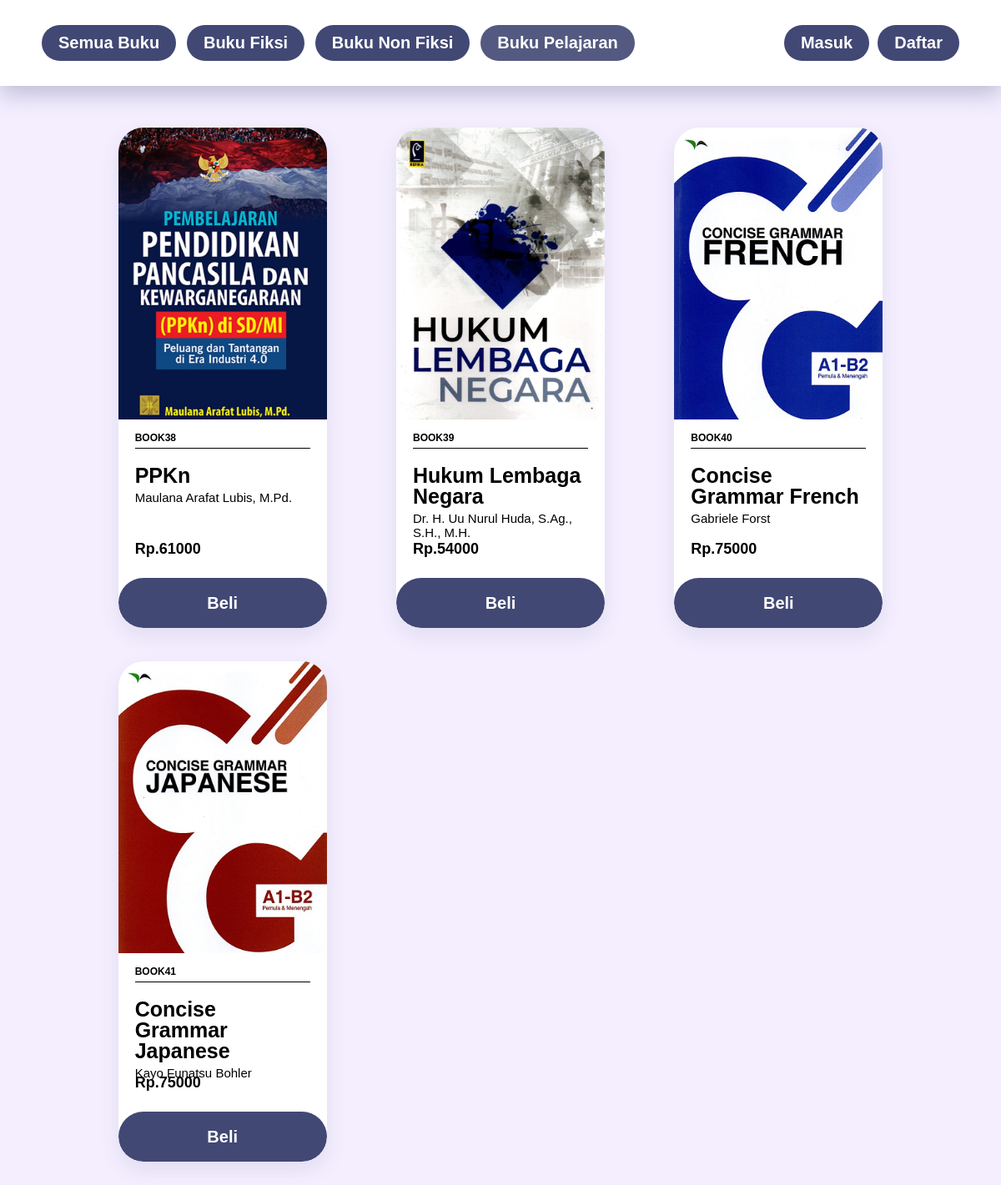
The app's page /tokobuku/pelajaran.php with its own data.
### tables this page shows
CREATE TABLE `buku` (
  `kode` int(20) NOT NULL,
  `jenis` varchar(20) NOT NULL,
  `judul` varchar(100) NOT NULL,
  `pengarang` varchar(50) NOT NULL,
  `harga` int(20) NOT NULL,
  `kover` varchar(100) NOT NULL
);

### tokobuku/pelajaran.php (the view, shortened to what this page needs)
<!DOCTYPE html>
<html lang="en">
    <head>
        <link rel="stylesheet" href="assets/css/style.css">
    </head>
    <body>
        <header>
            <div class="header">
                <?php
                    include("assets/php/header.php");
                ?>
            </div>
        </header>
        <main>
            <div class="main">
                <div class="pelajaran">
                    <?php
                        require_once('assets/php/koneksi.php');
                        $sqlPelajaran     = "select * from buku where jenis = 'pelajaran'";
                        $queryPelajaran   = mysqli_query($koneksi, $sqlPelajaran);
                        while ($pelajaran = mysqli_fetch_array($queryPelajaran)) {
                    ?>
                            <div class="card">
                                <div class="gambar">
                                    <img src="assets/img/<?= $pelajaran['kover'] ?>" alt="Kover">
                                </div>
                                <div class="teks">
                                    <h5>BOOK<?= $pelajaran["kode"] ?></h5>
                                    <div class="judul">
                                        <h3><?= $pelajaran["judul"] ?></h3>
                                        <p><?= $pelajaran["pengarang"] ?></p>
                                    </div>
                                    <h4>Rp.<?= $pelajaran["harga"] ?></h4>
                                </div>
                                <a href="assets/php/beli.php?kode=<?= $pelajaran["kode"] ?>">Beli</a>
                            </div>
                    <?php
                        }
                    ?>
                </div>
            </div>
        </main>
    </body>
</html>

### tokobuku/assets/css/style.css (style rules this page uses)
* { padding: 0; margin: 0; -webkit-box-sizing: border-box; box-sizing: border-box; }
html { font-size: 62.5%; }
body { font-family: Arial, "Helvetica Neue", Helvetica, sans-serif; background-color: #f4eeff; }
header { position: -webkit-sticky; position: sticky; top: 0; z-index: 2; }
header .header { display: -webkit-box; display: -ms-flexbox; display: flex; -webkit-box-orient: horizontal; -webkit-box-direction: normal; -ms-flex-direction: row; flex-direction: row; -webkit-box-pack: justify; -ms-flex-pack: justify; justify-content: space-between; padding: 3rem 5rem; background-color: white; -webkit-box-shadow: 0 1rem 2.5rem rgba(66, 72, 116, 0.3); box-shadow: 0 1rem 2.5rem rgba(66, 72, 116, 0.3); }
main .main { margin: 5rem 10rem; }
main .main .semua, main .main .fiksi, main .main .nonfiksi, main .main .pelajaran { display: -ms-grid; display: grid; -ms-grid-columns: (minmax(27rem, 1fr))[auto-fill]; grid-template-columns: repeat(auto-fill, minmax(27rem, 1fr)); grid-auto-rows: 64rem; justify-items: center; }
main .main .semua .card, main .main .fiksi .card, main .main .nonfiksi .card, main .main .pelajaran .card { width: 25rem; height: 60rem; border-radius: 3rem; overflow: hidden; -webkit-box-shadow: 0 1rem 2.5rem rgba(66, 72, 116, 0.1); box-shadow: 0 1rem 2.5rem rgba(66, 72, 116, 0.1); background-color: #fff; -webkit-transition: .4s; transition: .4s; display: -ms-grid; display: grid; grid-template: "gambar gambar gambar" 35rem ". teks ." 19rem "beli beli beli" 6rem / 2rem 21rem 2rem; }
main .main .semua .card .gambar, main .main .fiksi .card .gambar, main .main .nonfiksi .card .gambar, main .main .pelajaran .card .gambar { grid-area: gambar; background-color: lightgrey; display: -ms-grid; display: grid; place-items: center; overflow: hidden; }
main .main .semua .card .gambar img, main .main .fiksi .card .gambar img, main .main .nonfiksi .card .gambar img, main .main .pelajaran .card .gambar img { width: 25rem; }
main .main .semua .card .teks, main .main .fiksi .card .teks, main .main .nonfiksi .card .teks, main .main .pelajaran .card .teks { grid-area: teks; display: -ms-grid; display: grid; grid-template: "." 1.5rem "kode" 2rem "judul" 11rem "harga" 4.5rem; }
main .main .semua .card .teks h5, main .main .fiksi .card .teks h5, main .main .nonfiksi .card .teks h5, main .main .pelajaran .card .teks h5 { grid-area: kode; font-size: 1.2rem; display: inline-block; border-bottom: 1px solid #000; }
main .main .semua .card .teks .judul, main .main .fiksi .card .teks .judul, main .main .nonfiksi .card .teks .judul, main .main .pelajaran .card .teks .judul { grid-area: judul; margin-top: 2rem; }
main .main .semua .card .teks .judul h3, main .main .fiksi .card .teks .judul h3, main .main .nonfiksi .card .teks .judul h3, main .main .pelajaran .card .teks .judul h3 { font-size: 2.5rem; line-height: 1; margin-bottom: .5rem; }
main .main .semua .card .teks .judul p, main .main .fiksi .card .teks .judul p, main .main .nonfiksi .card .teks .judul p, main .main .pelajaran .card .teks .judul p { font-size: 1.5rem; }
main .main .semua .card .teks h4, main .main .fiksi .card .teks h4, main .main .nonfiksi .card .teks h4, main .main .pelajaran .card .teks h4 { grid-area: harga; font-size: 1.8rem; }
main .main .semua .card a, main .main .fiksi .card a, main .main .nonfiksi .card a, main .main .pelajaran .card a { grid-area: beli; background-color: #424874; display: -ms-grid; display: grid; place-items: center; border-radius: 3rem; text-decoration: none; text-align: center; font-size: 2rem; color: white; font-weight: bold; -webkit-transition: .3s; transition: .3s; }

### records on screen
buku: kover (picture), kode "38", judul "PPKn", pengarang "Maulana Arafat Lubis, M.Pd.", harga "61000"
buku: kover (picture), kode "39", judul "Hukum Lembaga Negara", pengarang "Dr. H. Uu Nurul Huda, S.Ag., S.H., M.H.", harga "54000"
buku: kover (picture), kode "40", judul "Concise Grammar French", pengarang "Gabriele Forst", harga "75000"
buku: kover (picture), kode "41", judul "Concise Grammar Japanese", pengarang "Kayo Funatsu Bohler", harga "75000"
